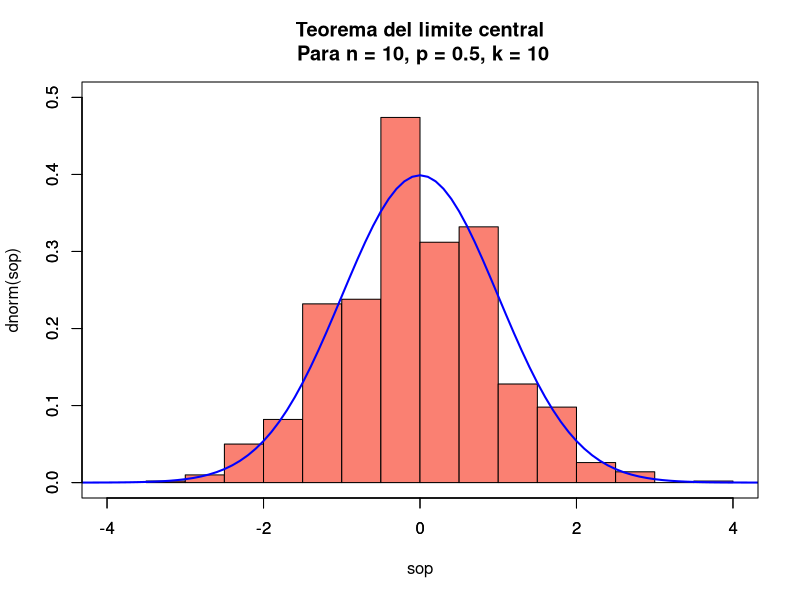
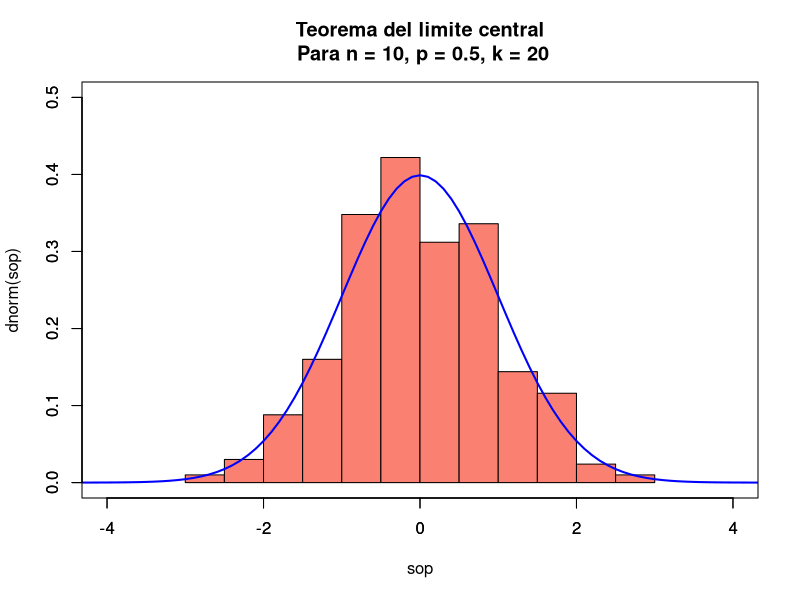
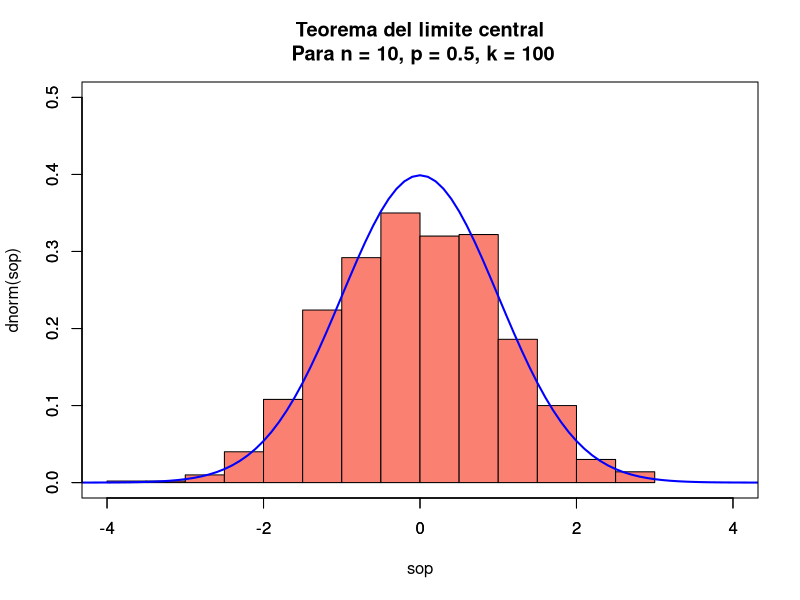
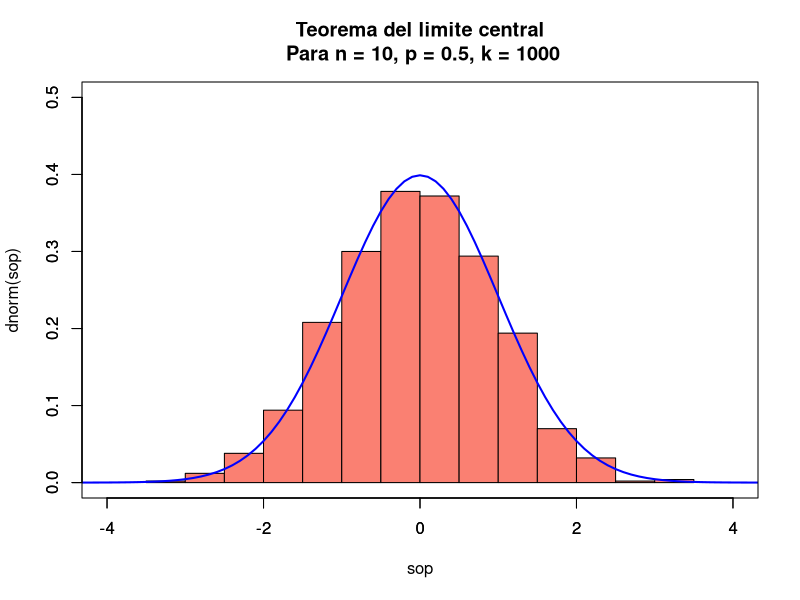
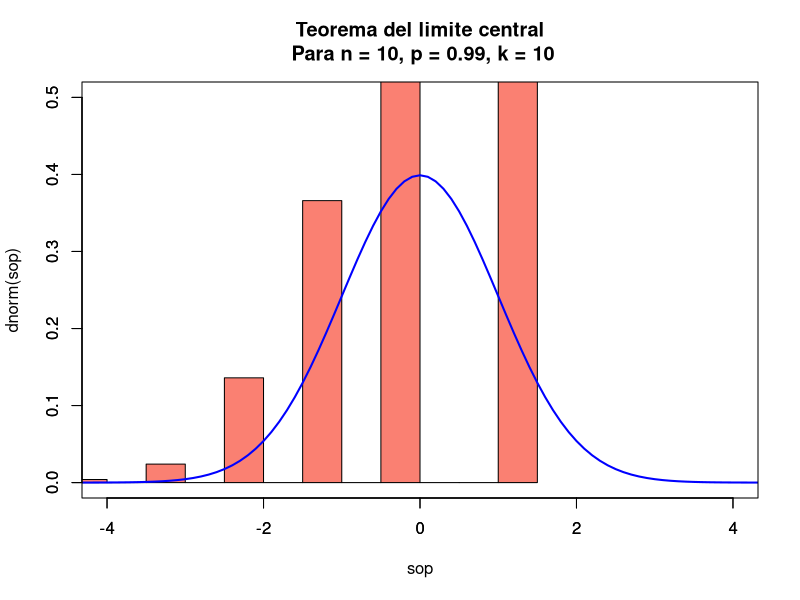
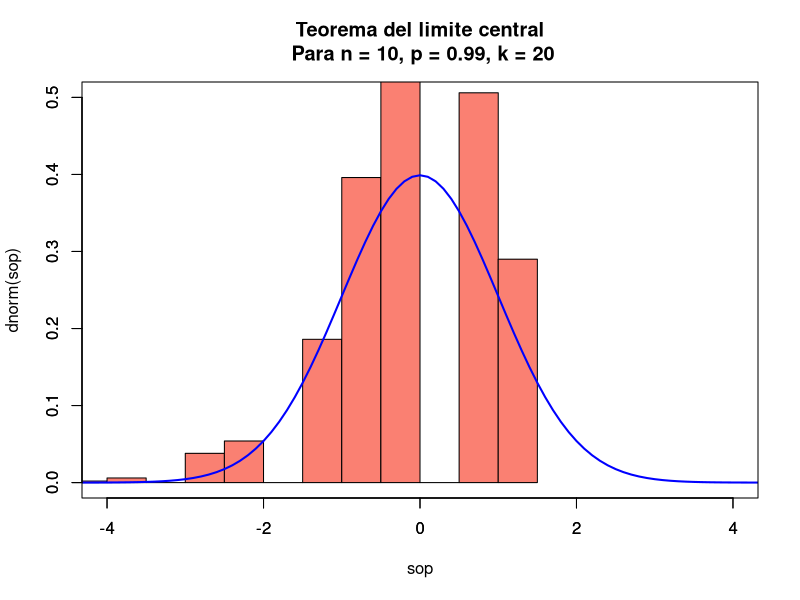
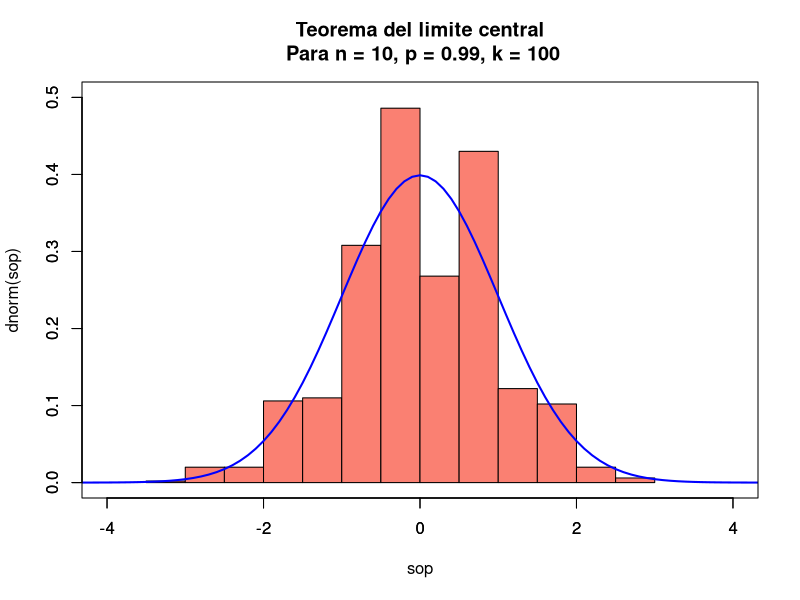
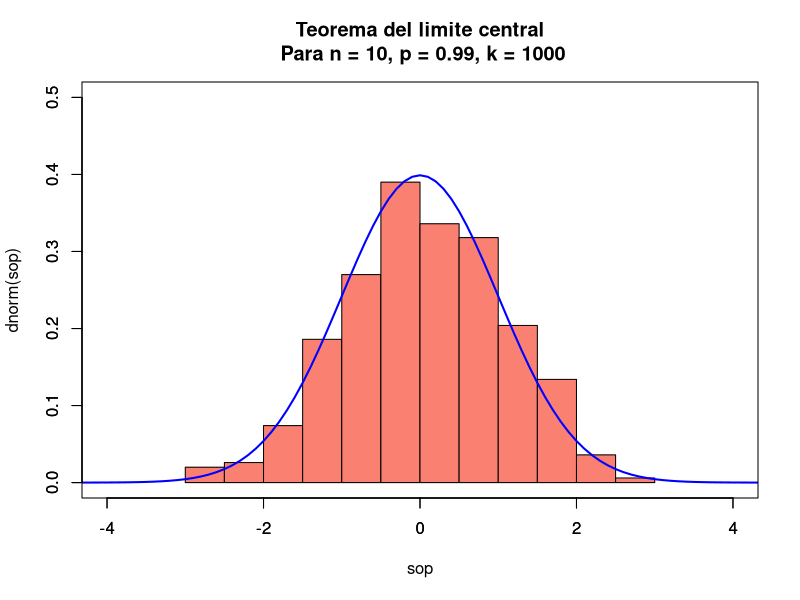

Source code (R) for these figures, in order:
#' Teorema del limite central
#'
#' @param X - vector de variables aleatorias
#' @param mu - media
#' @param varianza - varianza
#'
#' @return - variable aleatoria N(0,1)
teorema_limite_central <- function(X, mu, varianza) {
  k <- length(X)
  z <- (sum(X) - k*mu) / (k*varianza)^(1/2)
  return(z)
}

#' Simula variable aleatorias N(0,1) a partir de binomiales(n,p)
#'
#' @param N - numero de variables aleatorias Z
#' @param n - numero de ensayos para la 
#' @param p - Probabilidad de exito
#' @param k - total de binomiales
#'
#' @return - una grafica y un histograma
simular_Z <- function(N, n, p, k, msg="") {
  q <- 1-p
  mu <- n*p
  varianza <- n*p*q 
  Z_uniform <- c()
  for (i in 1:N){
    binomiales <- rbinom(k, n, p)
    Z_uniform[i] <- teorema_limite_central(binomiales, mu, varianza)
  }
  hist(Z_uniform, main=paste('Teorema del limite central\n',msg), col='salmon', 
       prob = TRUE, xlab='', ylab ='',ylim=c(0.0, 0.5), xlim=c(-4, 4))
  
  par(new = TRUE )
  sop <- seq( -5 ,5 , by=0.1 )
  plot(sop, dnorm(sop), type='l', col='blue', lwd=2, ylim=c(0.0, 0.5), 
       xlim=c(-4, 4))  
}

#---------------------Para n = 10, p = 0.5, k = 10------------------------------
N <- 1000 
n <- 10
p <- 0.5
k <- 10
simular_Z(N, n, p, k, 'Para n = 10, p = 0.5, k = 10')

#---------------------Para n = 10, p = 0.5, k = 20------------------------------
N <- 1000 
n <- 10
p <- 0.5
k <- 20
simular_Z(N, n, p, k, 'Para n = 10, p = 0.5, k = 20')

#---------------------Para n = 10, p = 0.5, k = 100-----------------------------
N <- 1000 
n <- 10
p <- 0.5
k <- 100
simular_Z(N, n, p, k, 'Para n = 10, p = 0.5, k = 100')

#---------------------Para n = 10, p = 0.5, k = 1000----------------------------
N <- 1000 
n <- 10
p <- 0.5
k <- 1000
simular_Z(N, n, p, k, 'Para n = 10, p = 0.5, k = 1000')

#-------------------------------------------------------------------------------
#---------------------Para n = 10, p = 0.99, k = 10-----------------------------
N <- 1000 
n <- 10
p <- 0.99
k <- 10
simular_Z(N, n, p, k, 'Para n = 10, p = 0.99, k = 10')

#---------------------Para n = 10, p = 0.99, k = 20-----------------------------
N <- 1000 
n <- 10
p <- 0.99
k <- 20
simular_Z(N, n, p, k, 'Para n = 10, p = 0.99, k = 20')

#---------------------Para n = 10, p = 0.99, k = 100----------------------------
N <- 1000 
n <- 10
p <- 0.99
k <- 100
simular_Z(N, n, p, k, 'Para n = 10, p = 0.99, k = 100')

#---------------------Para n = 10, p = 0.99, k = 1000---------------------------
N <- 1000 
n <- 10
p <- 0.99
k <- 1000
simular_Z(N, n, p, k, 'Para n = 10, p = 0.99, k = 1000')

